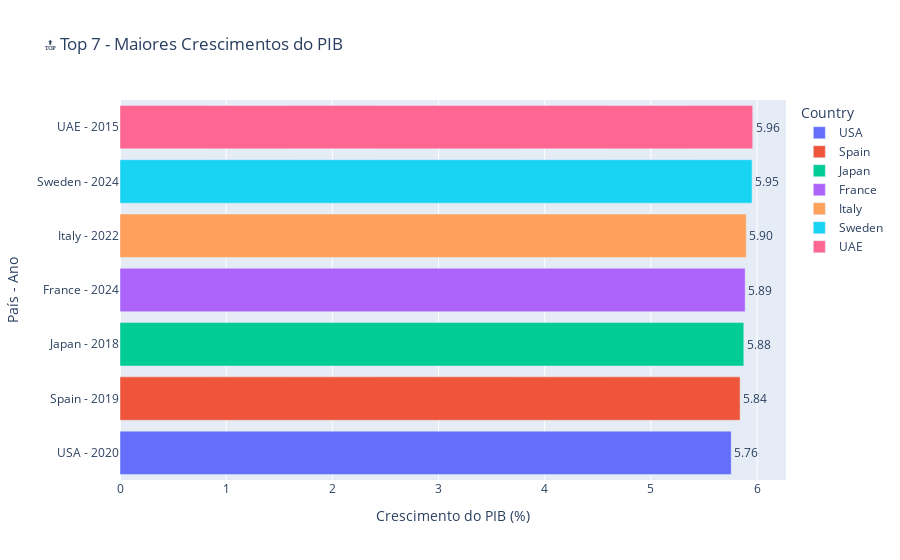

Notebook code cell kept with this figure:
### Code cell
# Grafico que referência os 7 maiores PIBs dos paises independente do ano
top_7 = df.sort_values(by="GDP Growth (%)", ascending=False).head(7)

# Ordena 7 em ordem crescente de PIB
top_7 = top_7.sort_values(by="GDP Growth (%)")

# Gráfico
fig_top = px.bar(
    top_7,
    x="GDP Growth (%)",
    y=top_7["Country"] + " - " + top_7["Year"].astype(str),
    color="Country",
    orientation="h",
    text="GDP Growth (%)",
    title="🔝 Top 7 - Maiores Crescimentos do PIB "
)
fig_top.update_traces(texttemplate="%{text:.2f}", textposition="outside")
fig_top.update_layout(yaxis_title="País - Ano", xaxis_title="Crescimento do PIB (%)")
fig_top.show()

### Figure 1 — Plotly figure (JSON) as saved in the notebook; plotly's stock layout.template omitted (floating-point values rounded to 4 significant figures)
{"data": [{"alignmentgroup": "True", "hovertemplate": "Country=USA<br>GDP Growth (%)=%{text}<br>y=%{y}<extra></extra>", "legendgroup": "USA", "marker": {"color": "#636efa", "pattern": {"shape": ""}}, "name": "USA", "offsetgroup": "USA", "orientation": "h", "showlegend": true, "text": [5.757], "textposition": "outside", "texttemplate": "%{text:.2f}", "type": "bar", "x": [5.757], "xaxis": "x", "y": ["USA - 2020"], "yaxis": "y"}, {"alignmentgroup": "True", "hovertemplate": "Country=Spain<br>GDP Growth (%)=%{text}<br>y=%{y}<extra></extra>", "legendgroup": "Spain", "marker": {"color": "#EF553B", "pattern": {"shape": ""}}, "name": "Spain", "offsetgroup": "Spain", "orientation": "h", "showlegend": true, "text": [5.84], "textposition": "outside", "texttemplate": "%{text:.2f}", "type": "bar", "x": [5.84], "xaxis": "x", "y": ["Spain - 2019"], "yaxis": "y"}, {"alignmentgroup": "True", "hovertemplate": "Country=Japan<br>GDP Growth (%)=%{text}<br>y=%{y}<extra></extra>", "legendgroup": "Japan", "marker": {"color": "#00cc96", "pattern": {"shape": ""}}, "name": "Japan", "offsetgroup": "Japan", "orientation": "h", "showlegend": true, "text": [5.875], "textposition": "outside", "texttemplate": "%{text:.2f}", "type": "bar", "x": [5.875], "xaxis": "x", "y": ["Japan - 2018"], "yaxis": "y"}, {"alignmentgroup": "True", "hovertemplate": "Country=France<br>GDP Growth (%)=%{text}<br>y=%{y}<extra></extra>", "legendgroup": "France", "marker": {"color": "#ab63fa", "pattern": {"shape": ""}}, "name": "France", "offsetgroup": "France", "orientation": "h", "showlegend": true, "text": [5.888], "textposition": "outside", "texttemplate": "%{text:.2f}", "type": "bar", "x": [5.888], "xaxis": "x", "y": ["France - 2024"], "yaxis": "y"}, {"alignmentgroup": "True", "hovertemplate": "Country=Italy<br>GDP Growth (%)=%{text}<br>y=%{y}<extra></extra>", "legendgroup": "Italy", "marker": {"color": "#FFA15A", "pattern": {"shape": ""}}, "name": "Italy", "offsetgroup": "Italy", "orientation": "h", "showlegend": true, "text": [5.898], "textposition": "outside", "texttemplate": "%{text:.2f}", "type": "bar", "x": [5.898], "xaxis": "x", "y": ["Italy - 2022"], "yaxis": "y"}, {"alignmentgroup": "True", "hovertemplate": "Country=Sweden<br>GDP Growth (%)=%{text}<br>y=%{y}<extra></extra>", "legendgroup": "Sweden", "marker": {"color": "#19d3f3", "pattern": {"shape": ""}}, "name": "Sweden", "offsetgroup": "Sweden", "orientation": "h", "showlegend": true, "text": [5.953], "textposition": "outside", "texttemplate": "%{text:.2f}", "type": "bar", "x": [5.953], "xaxis": "x", "y": ["Sweden - 2024"], "yaxis": "y"}, {"alignmentgroup": "True", "hovertemplate": "Country=UAE<br>GDP Growth (%)=%{text}<br>y=%{y}<extra></extra>", "legendgroup": "UAE", "marker": {"color": "#FF6692", "pattern": {"shape": ""}}, "name": "UAE", "offsetgroup": "UAE", "orientation": "h", "showlegend": true, "text": [5.959], "textposition": "outside", "texttemplate": "%{text:.2f}", "type": "bar", "x": [5.959], "xaxis": "x", "y": ["UAE - 2015"], "yaxis": "y"}], "layout": {"barmode": "relative", "legend": {"title": {"text": "Country"}, "tracegroupgap": 0}, "title": {"text": "🔝 Top 7 - Maiores Crescimentos do PIB "}, "xaxis": {"anchor": "y", "domain": [0, 1], "title": {"text": "Crescimento do PIB (%)"}}, "yaxis": {"anchor": "x", "domain": [0, 1], "title": {"text": "País - Ano"}}}}
